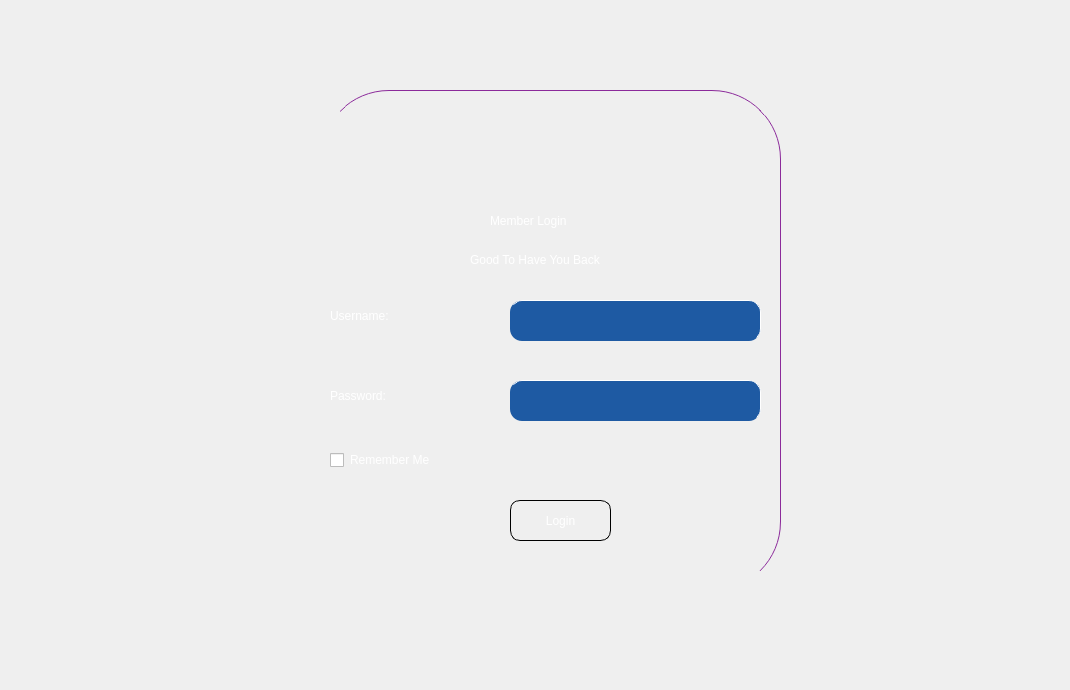
    <widget class="QWidget" name="Login">
     <widget class="QLabel" name="label">
      <property name="geometry">
       <rect>
        <x>0</x>
        <y>0</y>
        <width>1061</width>
        <height>681</height>
       </rect>
      </property>
      <property name="text">
       <string/>
      </property>
      <property name="pixmap">
       <pixmap resource="../resource.qrc">:/pics/picture/d.jpg</pixmap>
      </property>
      <property name="scaledContents">
       <bool>true</bool>
      </property>
     </widget>
     <widget class="QFrame" name="frame">
      <property name="geometry">
       <rect>
        <x>320</x>
        <y>90</y>
        <width>461</width>
        <height>501</height>
       </rect>
      </property>
      <property name="styleSheet">
       <string notr="true">border-right: 1px solid #8b2a9a;  /* Define red border on right side (adjust width as needed) */
border-top: 1px solid #8b2a9a;
border-radius: 69px;

background-color: qconicalgradient(cx:0.5, cy:0.5, angle:0,
  stop:0 rgba(46, 3, 181, 153), /* 60% opacity */
  stop:0.117371 rgba(22, 93, 136, 153), /* 60% opacity */
  stop:0.953052 rgba(10, 10, 139, 153)); /* 60% opacity */</string>
      </property>
      <property name="frameShape">
       <enum>QFrame::StyledPanel</enum>
      </property>
      <property name="frameShadow">
       <enum>QFrame::Raised</enum>
      </property>
      <widget class="QLabel" name="label_2">
       <property name="geometry">
        <rect>
         <x>190</x>
         <y>20</y>
         <width>111</width>
         <height>81</height>
        </rect>
       </property>
       <property name="styleSheet">
        <string notr="true">background-color:none;
border:none;</string>
       </property>
       <property name="text">
        <string/>
       </property>
       <property name="pixmap">
        <pixmap resource="../resource.qrc">:/pics/picture/person.png</pixmap>
       </property>
       <property name="scaledContents">
        <bool>true</bool>
       </property>
      </widget>
      <widget class="QLabel" name="label_3">
       <property name="geometry">
        <rect>
         <x>170</x>
         <y>110</y>
         <width>221</width>
         <height>41</height>
        </rect>
       </property>
       <property name="styleSheet">
        <string notr="true">color: rgb(255, 255, 255);
border:none;
font: 700 16pt &quot;Tahoma&quot;;
background-color:none;</string>
       </property>
       <property name="text">
        <string>Member Login</string>
       </property>
      </widget>
      <widget class="QTextEdit" name="loginuser">
       <property name="geometry">
        <rect>
         <x>190</x>
         <y>210</y>
         <width>251</width>
         <height>41</height>
        </rect>
       </property>
       <property name="styleSheet">
        <string notr="true">background-color: rgb(30, 90, 163);
border-radius: 12px;
font: 12pt &quot;Arial&quot;;
border-color:white;
color:white;</string>
       </property>
      </widget>
      <widget class="QLabel" name="label_5">
       <property name="geometry">
        <rect>
         <x>10</x>
         <y>210</y>
         <width>111</width>
         <height>31</height>
        </rect>
       </property>
       <property name="styleSheet">
        <string notr="true">border:none;
color:white;
font: 700 11pt &quot;Tahoma&quot;;
background-color: none;</string>
       </property>
       <property name="text">
        <string>Username:</string>
       </property>
      </widget>
      <widget class="QLabel" name="label_6">
       <property name="geometry">
        <rect>
         <x>10</x>
         <y>290</y>
         <width>101</width>
         <height>31</height>
        </rect>
       </property>
       <property name="styleSheet">
        <string notr="true">border:none;
color:white;
font: 700 11pt &quot;Tahoma&quot;;
background-color: none;</string>
       </property>
       <property name="text">
        <string>Password:</string>
       </property>
      </widget>
      <widget class="QLabel" name="label_4">
       <property name="geometry">
        <rect>
         <x>150</x>
         <y>160</y>
         <width>211</width>
         <height>20</height>
        </rect>
       </property>
       <property name="styleSheet">
        <string notr="true">color: rgb(255, 255, 255);
border:none;
font: 700 10pt &quot;Tahoma&quot;;
background-color:none;</string>
       </property>
       <property name="text">
        <string>Good To Have You Back</string>
       </property>
      </widget>
      <widget class="QCheckBox" name="checkBox">
       <property name="geometry">
        <rect>
         <x>10</x>
         <y>360</y>
         <width>141</width>
         <height>20</height>
        </rect>
       </property>
       <property name="styleSheet">
        <string notr="true">background-color:none;
color:white;
border:none;
font: 600 9pt &quot;Tahoma&quot;;</string>
       </property>
       <property name="text">
        <string>Remember Me</string>
       </property>
      </widget>
      <widget class="QPushButton" name="pushButton_2">
       <property name="geometry">
        <rect>
         <x>190</x>
         <y>410</y>
         <width>101</width>
         <height>41</height>
        </rect>
       </property>
       <property name="styleSheet">
        <string notr="true">

QPushButton {
font: 600 9pt &quot;Tahoma&quot;;
color:white;
alternate-background-color: rgb(148, 126, 254);
 border: 1px solid;
    border-radius: 10px;
}

QPushButton:hover {
	background-color: rgb(34, 51, 204);
	
}

QPushButton:pressed {
   
	background-color: rgb(48, 66, 184);
}</string>
       </property>
       <property name="text">
        <string>Login</string>
       </property>
      </widget>
      <widget class="QLineEdit" name="loginpassword">
       <property name="geometry">
        <rect>
         <x>190</x>
         <y>290</y>
         <width>251</width>
         <height>41</height>
        </rect>
       </property>
       <property name="styleSheet">
        <string notr="true">background-color: rgb(30, 90, 163);
border-radius: 12px;
font: 12pt &quot;Arial&quot;;
border-color:white;
color:white;</string>
       </property>
      </widget>
     </widget>
    </widget>
